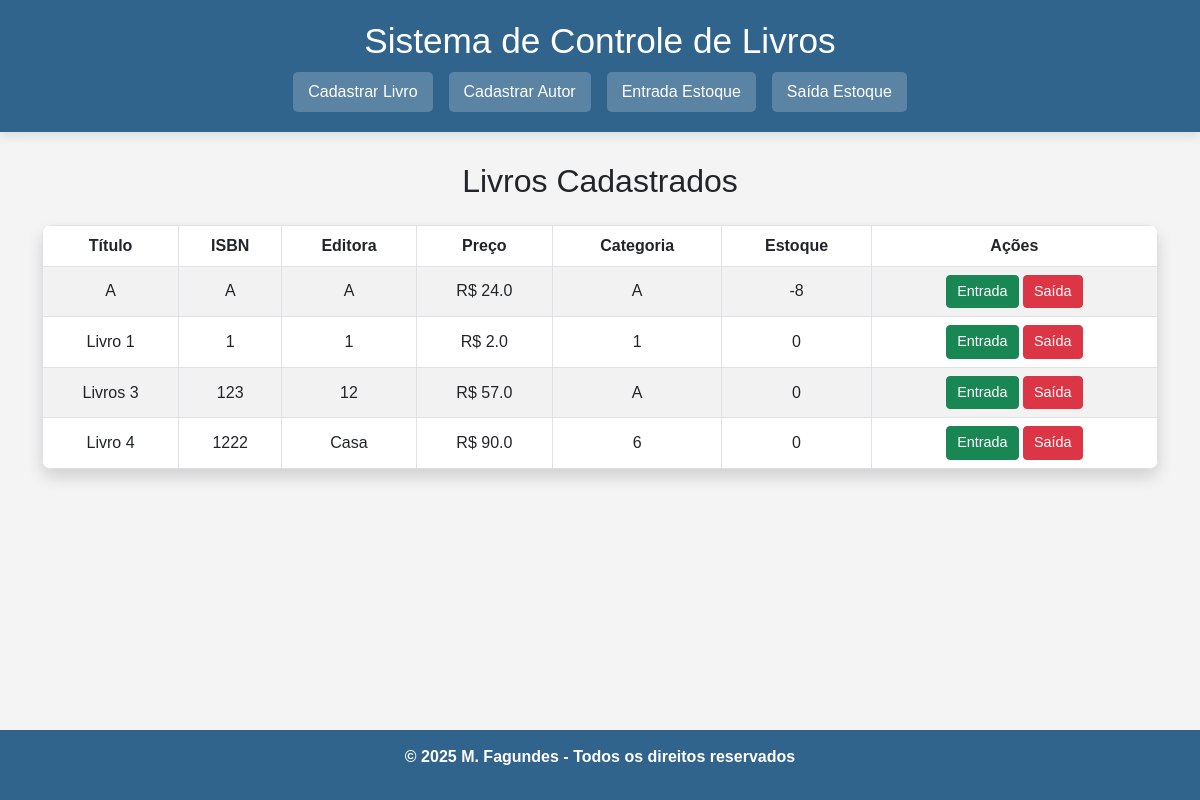
The app's page /, older data.
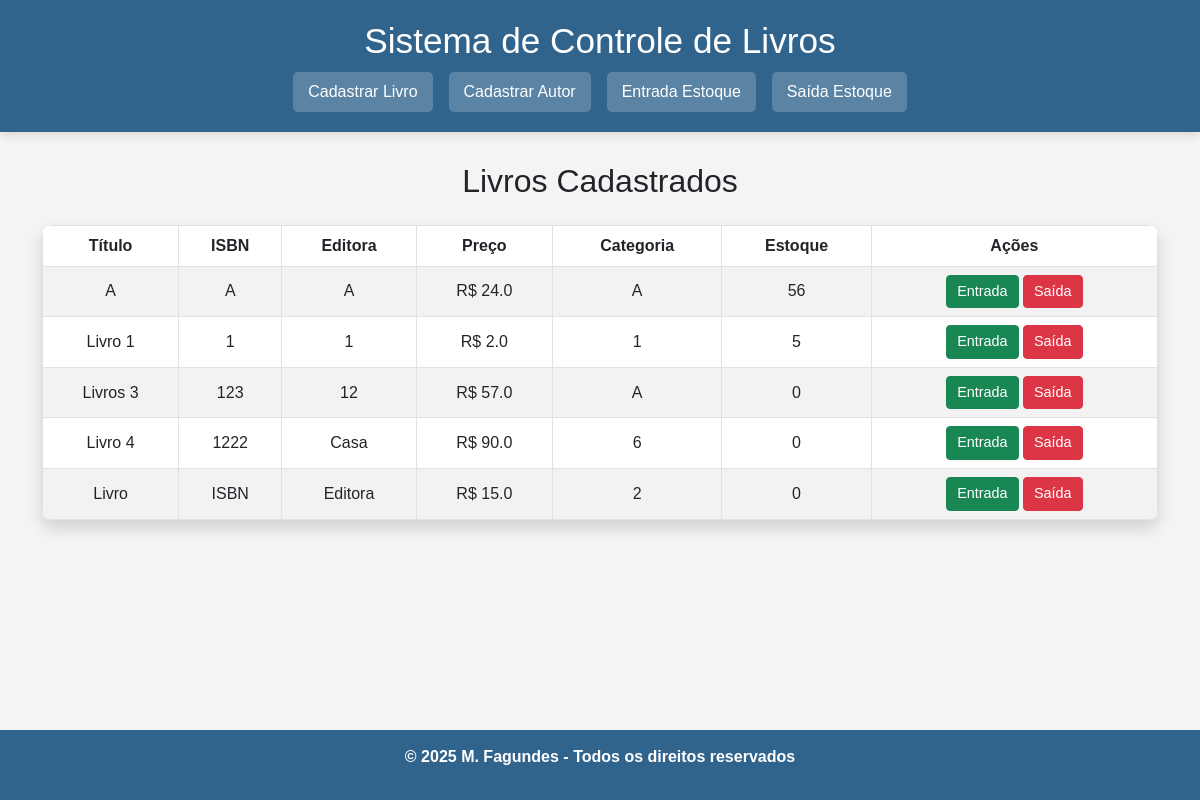
The same page, newer data.
### tables this page shows
CREATE TABLE livros (
            id INTEGER PRIMARY KEY AUTOINCREMENT,
            titulo TEXT NOT NULL,
            isbn TEXT NOT NULL UNIQUE,
            edicao TEXT NOT NULL,
            editora TEXT NOT NULL,
            ano_publicacao INTEGER NOT NULL,
            preco_capa REAL NOT NULL,
            categoria TEXT NOT NULL
        );

### app.py (the view)
@app.route('/')
def index():
    conn = get_db()
    c = conn.cursor()
    c.execute("""
        SELECT l.id, l.titulo, l.isbn, l.editora, l.preco_capa, l.categoria,
               COALESCE(SUM(e.quantidade), 0) AS estoque
        FROM livros l
        LEFT JOIN estoque e ON l.id = e.livro_id
        GROUP BY l.id
    """)
    livros = c.fetchall()
    conn.close()
    return render_template('index.html', livros=livros)

### app.py (called while the page is built)
def get_db():
    conn = sqlite3.connect('estoque.db')
    conn.row_factory = sqlite3.Row
    return conn

### templates/index.html (shortened to what this page needs)
<!DOCTYPE html>
<html lang="pt-BR">
<head>
    <link href="https://cdn.jsdelivr.net/npm/bootstrap@5.3.0/dist/css/bootstrap.min.css" rel="stylesheet">
</head>
<body>
    <header>
        <h1>Sistema de Controle de Livros</h1>
        <nav class="d-flex justify-content-center gap-3">
            <a href="{{ url_for('add_livro') }}" class="nav-link">Cadastrar Livro</a>
            <a href="{{ url_for('add_autor') }}" class="nav-link">Cadastrar Autor</a>
            <a href="{{ url_for('entrada_estoque', livro_id=1) }}" class="nav-link">Entrada Estoque</a>
            <a href="{{ url_for('saida_estoque', livro_id=1) }}" class="nav-link">Saída Estoque</a>
        </nav>
    </header>
    <div class="container">
        <h2 class="text-center mb-4">Livros Cadastrados</h2>
        <table class="table table-striped table-bordered shadow">
            <thead>
                <tr>
                    <th>Título</th>
                    <th>ISBN</th>
                    <th>Editora</th>
                    <th>Preço</th>
                    <th>Categoria</th>
                    <th>Estoque</th>
                    <th>Ações</th>
                </tr>
            </thead>
            <tbody>
                {% for livro in livros %}
                    <tr>
                        <td>{{ livro['titulo'] }}</td>
                        <td>{{ livro['isbn'] }}</td>
                        <td>{{ livro['editora'] }}</td>
                        <td>R$ {{ livro['preco_capa'] }}</td>
                        <td>{{ livro['categoria'] }}</td>
                        <td>{{ livro['estoque'] }}</td>
                        <td>
                            <a href="{{ url_for('entrada_estoque', livro_id=livro['id']) }}" class="btn btn-success btn-sm">Entrada</a>
                            <a href="{{ url_for('saida_estoque', livro_id=livro['id']) }}" class="btn btn-danger btn-sm">Saída</a>
                        </td>
                    </tr>
                {% endfor %}
            </tbody>
        </table>
    </div>
    <footer>
        <p>&copy; 2025 M. Fagundes - Todos os direitos reservados</p>
    </footer>
</body>
</html>

Row changes from the older to the newer data that the page shows:
computed for livros (number 1 of 5 on the later page): estoque "-8" → "56"
computed for livros "Livro 1": estoque "0" → "5"
added livros: titulo "Livro", isbn "ISBN", editora "Editora", preco_capa "15.0", categoria "2", estoque "0"
